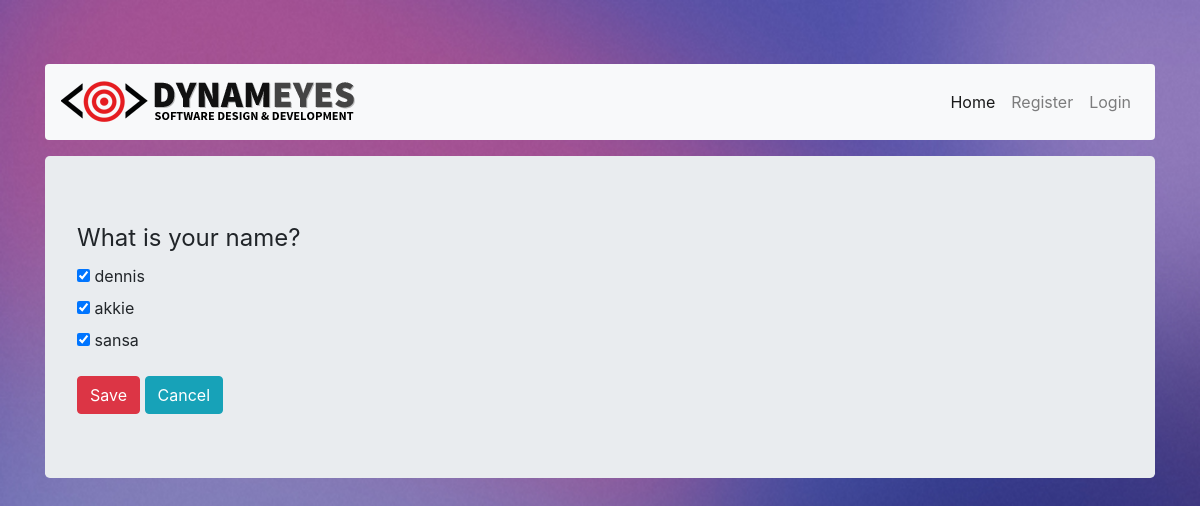
Screenshot of /question/1/ with the database file from the repository.
### quiz/models.py (models this page shows, shortened)
class Question(models.Model):
    quiz = models.ForeignKey(Quiz, null=True)
    question_title = models.CharField(max_length=600, blank=False)
    def __str__(self):
        return self.question_title

class Choice(models.Model):
    question = models.ForeignKey(Question)
    is_correct = models.BooleanField(default=False)
    choice_title = models.CharField(max_length=500)
    def __str__(self):
        return self.choice_title

class Answer(models.Model):
    question = models.ForeignKey(Question)
    session = models.ForeignKey(QuizSession, null=True)
    chosen_answer = models.IntegerField()

### quiz/views.py (the view)
# urls.py: url(r'^question/(?P<pk>[0-9]+)/$', views.question, name='question'),
def question(request, pk):
    questions = Choice.objects.filter(question_id=pk)
    question_title = Question.objects.get(id=pk)
    session = QuizSession.objects.get(quiz_id=question_title.quiz_id)
    answers = Answer.objects.filter(question_id=pk)
    if request.method == "POST":
        choice = request.POST['choice']
        obj, created = Answer.objects.get_or_create(chosen_answer=choice, question_id=question_title.pk, session_id=session.pk)
        obj.save()
        return HttpResponseRedirect(reverse(quiz, args=(question_title.quiz_id,)))
    context = {
        'questions': questions,
        'title': question_title,
        'answers': answers,
        'session': session,
    }
    return render(request, 'question.html', context)

### quiz/templates/question.html
{% extends 'base.html' %}
{% block content %}
    {% include 'nav.html' %}
    <div class="jumbotron">
         <form method="POST">{% csrf_token %}
            <fieldset class="form-group">
                <legend>{{ title }}</legend>
                {% for obj in questions %}
                    <div class="form-check">
                        <label class="form-check-label">
                            <input type="checkbox" class="form-check-input" name="choice"  id="choice-{{ obj.id }}"
                                   value="{{ obj.id }}"
                                {% for req in answers %}
                                    {% if req.chosen_answer == obj.id %}
                                        checked
                                    {% endif %}
                                {% endfor %}
                            >
                            {{ obj }}
                        </label>
                    </div>
                {% endfor %}
            </fieldset>
            <button type="submit" class="btn btn-danger">Save</button>
            <a href="/quiz/{{ title.quiz_id }}" class="btn btn-info" role="button">Cancel</a>
        </form>
    </div>
{% endblock %}

### quiz/static/quiz/css/style.css (style rules this page uses)
body { padding-top: 40px; padding-bottom: 200px; background: #fdfdfd url(../images/color-splash.jpg) no-repeat; background-size: cover;; }
html { height: 100%; }

### rows the page displays
Question: question_title "What is your name?"
Choice: choice "☑", choice_title "dennis"
Choice: choice "☑", choice_title "akkie"
Choice: choice "☑", choice_title "sansa"
